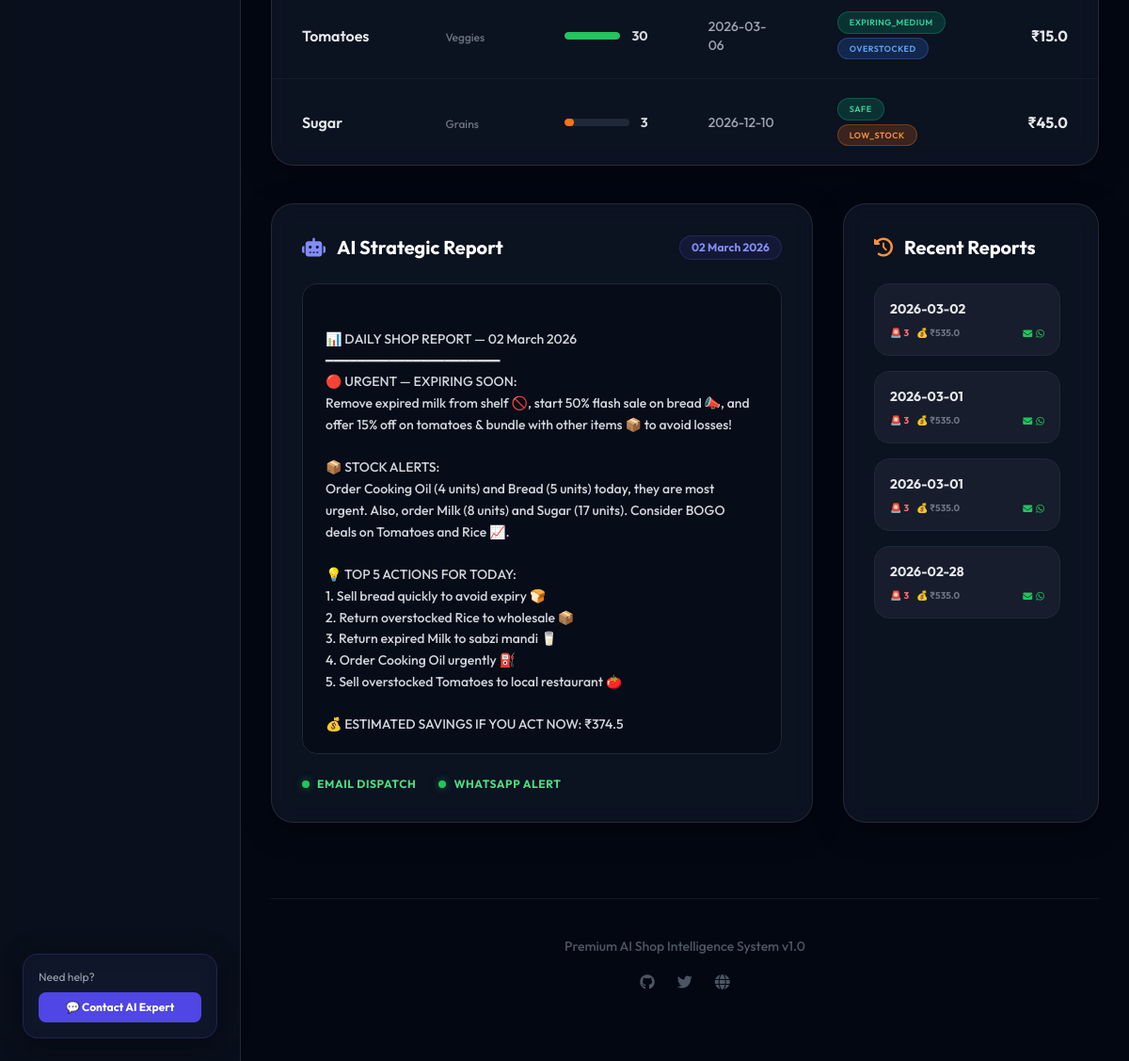
Page /dashboard (lower part) on the earlier database version.
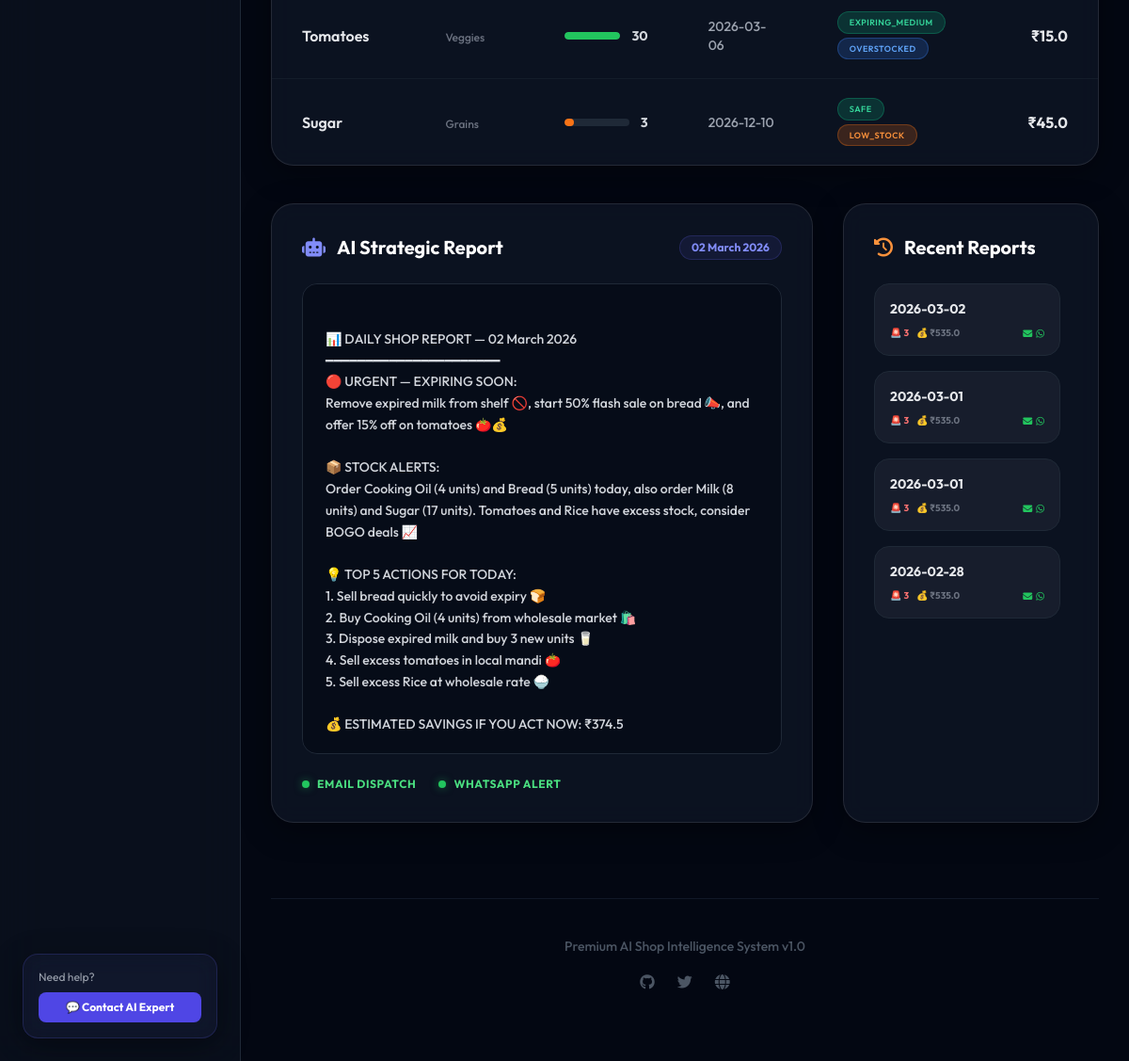
Same page on the later database version.
### web/models.py (models this page shows)
class InventorySnapshot(Base):
    __tablename__ = "inventory_snapshots"
    id            = Column(Integer, primary_key=True, index=True)
    shop_id       = Column(Integer, ForeignKey("shops.id"), index=True)
    snapshot_date = Column(String, index=True)
    created_at    = Column(DateTime, default=func.now())
    product_name = Column(String)
    category     = Column(String)
    stock_qty    = Column(Integer)
    expiry_date  = Column(String)
    price        = Column(Float)
    min_stock    = Column(Integer)
    expiry_status  = Column(String, default="SAFE")
    stock_status   = Column(String, default="NORMAL")
    days_to_expiry = Column(Integer, default=999)
    shop = relationship("Shop", back_populates="inventories")

class DailyReport(Base):
    __tablename__ = "daily_reports"
    id          = Column(Integer, primary_key=True, index=True)
    shop_id     = Column(Integer, ForeignKey("shops.id"), index=True)
    report_date = Column(String, index=True)
    created_at  = Column(DateTime, default=func.now())
    critical_count = Column(Integer, default=0)
    high_count     = Column(Integer, default=0)
    medium_count   = Column(Integer, default=0)
    total_products = Column(Integer, default=0)
    money_at_risk     = Column(Float, default=0.0)
    estimated_savings = Column(Float, default=0.0)
    full_report = Column(Text, default="")
    email_sent    = Column(Boolean, default=False)
    whatsapp_sent = Column(Boolean, default=False)
    shop = relationship("Shop", back_populates="reports")

### web/routes.py (the view)
@router.get("/dashboard", response_class=HTMLResponse)
async def dashboard(request: Request, db: Session = Depends(get_db)):
    today = date.today().strftime("%Y-%m-%d")
    today_report = db.query(DailyReport).filter(
        DailyReport.report_date == today
    ).first()
    recent_reports = db.query(DailyReport).order_by(
        DailyReport.created_at.desc()
    ).limit(7).all()
    today_inventory = db.query(InventorySnapshot).filter(
        InventorySnapshot.snapshot_date == today
    ).all()
    stats = {
        "critical": today_report.critical_count if today_report else 0,
        "high": today_report.high_count if today_report else 0,
        "products": today_report.total_products if today_report else 0,
        "money_at_risk": today_report.money_at_risk if today_report else 0,
        "savings": today_report.estimated_savings if today_report else 0,
        "report_text": today_report.full_report if today_report else "No report yet today. Run main.py to generate!",
        "email_sent": today_report.email_sent if today_report else False,
        "whatsapp_sent": today_report.whatsapp_sent if today_report else False,
    }
    return templates.TemplateResponse("index.html", {
        "request": request,
        "stats": stats,
        "recent_reports": recent_reports,
        "inventory": today_inventory,
        "today": date.today().strftime("%d %B %Y")
    })

### web/templates/index.html (shortened to what this page needs)
<!DOCTYPE html>
<html lang="en">
<head>
    <script src="https://cdn.tailwindcss.com"></script>
    <link rel="stylesheet" href="https://cdnjs.cloudflare.com/ajax/libs/font-awesome/6.4.0/css/all.min.css">
    <link rel="stylesheet" href="/static/style.css">
</head>
<body class="bg-gray-950 text-white min-h-screen flex">
    <aside
        class="w-64 bg-gray-900/50 backdrop-blur-xl border-r border-gray-800 h-screen sticky top-0 z-50 flex-col hidden md:flex">
        <nav class="flex-1 px-4 py-4 space-y-2">
        </nav>
        <div class="p-6">
            <div class="glass-card p-4 rounded-2xl bg-indigo-500/5 border-indigo-500/20">
                <p class="text-xs text-gray-400 mb-2">Need help?</p>
                <button onclick="openAIChat()"
                    class="w-full py-2 bg-indigo-600 hover:bg-indigo-500 text-white text-xs font-bold rounded-lg transition-all">
                    💬 Contact AI Expert
                </button>
            </div>
        </div>
    </aside>
    <div class="flex-1 flex flex-col">
        <main class="flex-1 p-8 overflow-y-auto">
            <div id="inventory-table-section" class="glass-card overflow-hidden animate-slide-up mb-10"
                style="animation-delay: 0.7s">
                <div class="overflow-x-auto">
                    <table class="w-full text-left">
                        <tbody class="divide-y divide-gray-800/50">
                            {% for item in inventory %}
                            <tr class="hover:bg-white/5 transition-all group inventory-row"
                                data-expiry-status="{{ item.expiry_status }}"
                                data-stock-status="{{ item.stock_status }}">
                                <td class="py-5 px-8">
                                    <span class="font-semibold text-gray-200 group-hover:text-white transition-all">{{
                                        item.product_name }}</span>
                                </td>
                                <td class="py-5 px-8">
                                    <span class="text-gray-500 text-xs font-medium">{{ item.category }}</span>
                                </td>
                                <td class="py-5 px-8">
                                    <div class="flex items-center gap-3">
                                        <div class="flex-1 h-2 bg-gray-800 rounded-full max-w-[100px] overflow-hidden">
                                            {% set percent = (item.stock_qty / (item.min_stock * 2 if item.min_stock > 0
                                            else 10)) * 100 %}
                                            {% set bar_width = [percent, 100] | min %}
                                            {% if item.stock_qty == 0 %}{% set bar_color = 'bg-red-500' %}{% elif
                                            item.stock_qty < item.min_stock %}{% set bar_color='bg-orange-500' %}{% else
                                                %}{% set bar_color='bg-green-500' %}{% endif %} <div
                                                class="h-full rounded-full {{ bar_color }}"
                                                style="width: {{ bar_width }}%">
                                        </div>
                                    </div>
                                    <span class="text-sm font-bold text-gray-300">{{ item.stock_qty }}</span>
                </div>
                </td>
                <td class="py-5 px-8 text-gray-400 text-sm font-medium">{{ item.expiry_date }}</td>
                <td class="py-5 px-8">
                    <div class="flex flex-col gap-1">
                        <span
                            class="status-badge text-[9px] w-fit {% if item.expiry_status == 'EXPIRED' %}status-expired{% elif item.expiry_status == 'EXPIRING_CRITICAL' %}status-critical{% else %}status-safe{% endif %}">
                            {{ item.expiry_status }}
                        </span>
                        <span
                            class="status-badge text-[9px] w-fit {% if item.stock_status == 'OUT_OF_STOCK' %}status-out{% elif item.stock_status == 'LOW_STOCK' %}status-low{% else %}status-over{% endif %}">
                            {{ item.stock_status }}
                        </span>
                    </div>
                </td>
                <td class="py-5 px-8 text-right font-bold text-gray-200">₹{{ item.price }}</td>
                </tr>
                {% endfor %}
                </tbody>
                </table>
            </div>
    </div>
    <div class="grid grid-cols-1 lg:grid-cols-3 gap-8 mb-10">
        <div class="lg:col-span-2 glass-card p-8 animate-slide-up" style="animation-delay: 0.8s">
            <div class="flex items-center justify-between mb-6">
                <h3 class="text-xl font-bold flex items-center gap-3">
                    <i class="fas fa-robot text-indigo-400"></i>
                    AI Strategic Report
                </h3>
                <div class="flex gap-2">
                    <span
                        class="text-xs font-bold px-3 py-1 bg-indigo-500/10 text-indigo-400 rounded-full border border-indigo-500/20">
                        {{ today }}
                    </span>
                </div>
            </div>
            <div
                class="bg-gray-950/50 rounded-2xl p-6 border border-gray-800 text-gray-300 whitespace-pre-line leading-relaxed text-sm font-medium max-h-[500px] overflow-y-auto">
                {{ stats.report_text }}
            </div>
            <div class="flex gap-6 mt-6">
                <div class="flex items-center gap-2">
                    <div
                        class="w-2 h-2 rounded-full {% if stats.email_sent %}bg-green-500{% else %}bg-gray-700{% endif %}"
                        {% if stats.email_sent %}style="box-shadow: 0 0 8px rgba(34,197,94,0.5)"{% endif %}>
                    </div>
                    <span
                        class="text-xs font-bold {% if stats.email_sent %}text-green-400{% else %}text-gray-500{% endif %} uppercase tracking-wider">Email
                        Dispatch</span>
                </div>
                <div class="flex items-center gap-2">
                    <div
                        class="w-2 h-2 rounded-full {% if stats.whatsapp_sent %}bg-green-500{% else %}bg-gray-700{% endif %}"
                        {% if stats.whatsapp_sent %}style="box-shadow: 0 0 8px rgba(34,197,94,0.5)"{% endif %}>
                    </div>
                    <span
                        class="text-xs font-bold {% if stats.whatsapp_sent %}text-green-400{% else %}text-gray-500{% endif %} uppercase tracking-wider">WhatsApp
                        Alert</span>
                </div>
            </div>
        </div>
        <div class="glass-card p-8 animate-slide-up" style="animation-delay: 0.9s">
            <h3 class="text-xl font-bold flex items-center gap-3 mb-6">
                <i class="fas fa-history text-orange-400"></i>
                Recent Reports
            </h3>
            <div class="space-y-4 max-h-[500px] overflow-y-auto pr-2">
                {% for report in recent_reports %}
                <div
                    class="p-4 bg-white/5 border border-gray-800 rounded-2xl hover:border-indigo-500/30 transition-all cursor-pointer group">
                    <p class="text-sm font-bold text-gray-200 group-hover:text-indigo-400 transition-all">{{
                        report.report_date }}</p>
                    <div class="flex justify-between items-center mt-2">
                        <div class="flex gap-2">
                            <span class="text-[10px] font-bold text-red-400">🚨 {{ report.critical_count
                                }}</span>
                            <span class="text-[10px] font-bold text-gray-500">💰 ₹{{ report.money_at_risk
                                }}</span>
                        </div>
                        <div class="flex gap-1">
                            <i
                                class="fas fa-envelope text-[10px] {% if report.email_sent %}text-green-500{% else %}text-gray-700{% endif %}"></i>
                            <i
                                class="fab fa-whatsapp text-[10px] {% if report.whatsapp_sent %}text-green-500{% else %}text-gray-700{% endif %}"></i>
                        </div>
                    </div>
                </div>
                {% else %}
                <div class="text-center py-10 opacity-30">
                    <i class="fas fa-folder-open text-4xl mb-3"></i>
                    <p class="text-xs uppercase font-bold tracking-widest">No History</p>
                </div>
                {% endfor %}
            </div>
        </div>
    </div>
    <footer class="mt-20 py-10 border-t border-gray-900 flex flex-col items-center gap-4 text-gray-600">
        <p class="text-sm font-medium">Premium AI Shop Intelligence System v1.0</p>
        <div class="flex gap-6">
            <a href="#" class="hover:text-indigo-400 transition-all"><i class="fab fa-github"></i></a>
            <a href="#" class="hover:text-indigo-400 transition-all"><i class="fab fa-twitter"></i></a>
            <a href="#" class="hover:text-indigo-400 transition-all"><i class="fas fa-globe"></i></a>
        </div>
    </footer>
    </main>
    </div>
</body>
</html>

### web/static/style.css (style rules this page uses)
:root { --primary: #6366f1; --primary-hover: #4f46e5; --secondary: #ec4899; --accent: #8b5cf6; --background: #030712; --surface: #111827; --surface-light: #1f2937; --text: #f9fafb; --text-muted: #9ca3af; --success: #10b981; --warning: #f59e0b; --danger: #ef4444; --glass: rgba(17, 24, 39, 0.7); --glass-border: rgba(255, 255, 255, 0.1); --glow: rgba(99, 102, 241, 0.5); }
* { margin: 0; padding: 0; box-sizing: border-box; }
body { background-color: var(--background); color: var(--text); font-family: 'Outfit', 'Inter', sans-serif; line-height: 1.5; -webkit-font-smoothing: antialiased; overflow-x: hidden; }
.glass-card { background: var(--glass); backdrop-filter: blur(12px); -webkit-backdrop-filter: blur(12px); border: 1px solid var(--glass-border); border-radius: 1.5rem; box-shadow: 0 8px 32px 0 rgba(0, 0, 0, 0.37); transition: all 0.3s cubic-bezier(0.4, 0, 0.2, 1); }
.animate-slide-up { animation: slideUp 0.6s cubic-bezier(0.4, 0, 0.2, 1) forwards; }
.status-badge { padding: 0.25rem 0.75rem; border-radius: 9999px; font-size: 0.75rem; font-weight: 600; text-transform: uppercase; letter-spacing: 0.05em; }

### web/templates/index.html (style rules this page uses)
.status-safe { background: rgba(16, 185, 129, 0.2); color: #34d399; border: 1px solid rgba(16, 185, 129, 0.3); }
.status-low { background: rgba(249, 115, 22, 0.2); color: #fb923c; border: 1px solid rgba(249, 115, 22, 0.3); }
.status-over { background: rgba(59, 130, 246, 0.2); color: #60a5fa; border: 1px solid rgba(59, 130, 246, 0.3); }

Differences in the rows shown:
changed DailyReport: report_text "…15% off on tomatoes & bundle with other items 📦 to avoid losses! 📦 STOCK ALERTS: Order Cooking Oil (4 units) and Bread (5 units) today, they are most urgent. Also, order Milk (8 units) and Sugar (17 units). Consider BOGO deals on Tomatoes and Rice 📈. 💡 TOP 5 ACTIONS FOR TODAY: 1. Sell bread quickly to avoid expiry 🍞 2. Return overstocked Rice to wholesale 📦 3. Return expired Milk to sabzi mandi 🥛 4. Order Cooking Oil urgently ⛽️ 5. Sell overstocked Tomatoes to local restaurant 🍅 💰 ESTIMATED SAVINGS IF…" → "…15% off on tomatoes 🍅💰 📦 STOCK ALERTS: Order Cooking Oil (4 units) and Bread (5 units) today, also order Milk (8 units) and Sugar (17 units). Tomatoes and Rice have excess stock, consider BOGO deals 📈 💡 TOP 5 ACTIONS FOR TODAY: 1. Sell bread quickly to avoid expiry 🍞 2. Buy Cooking Oil (4 units) from wholesale market 🛍️ 3. Dispose expired milk and buy 3 new units 🥛 4. Sell excess tomatoes in local mandi 🍅 5. Sell excess Rice at wholesale rate 🍚 💰 ESTIMATED SAVINGS IF…"
